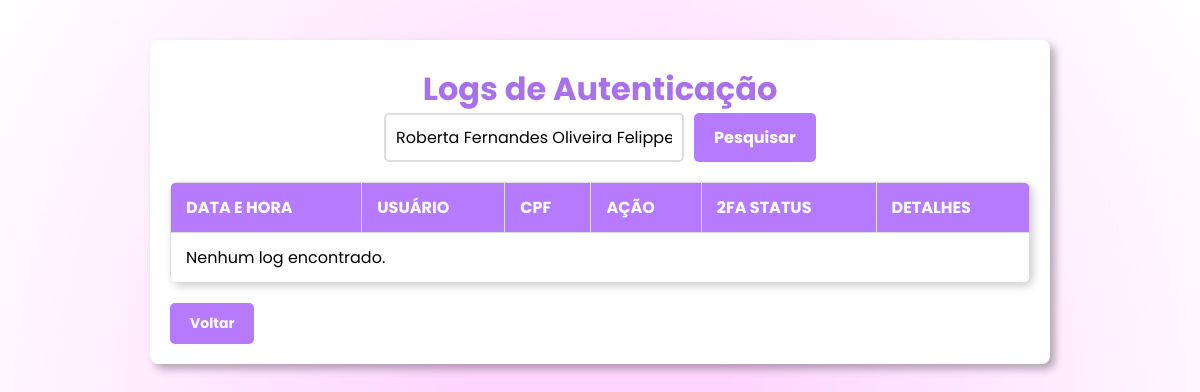
The app's page /log.php?pesquisa=Roberta Fernandes Oliveira Felippe (signed in), older data.
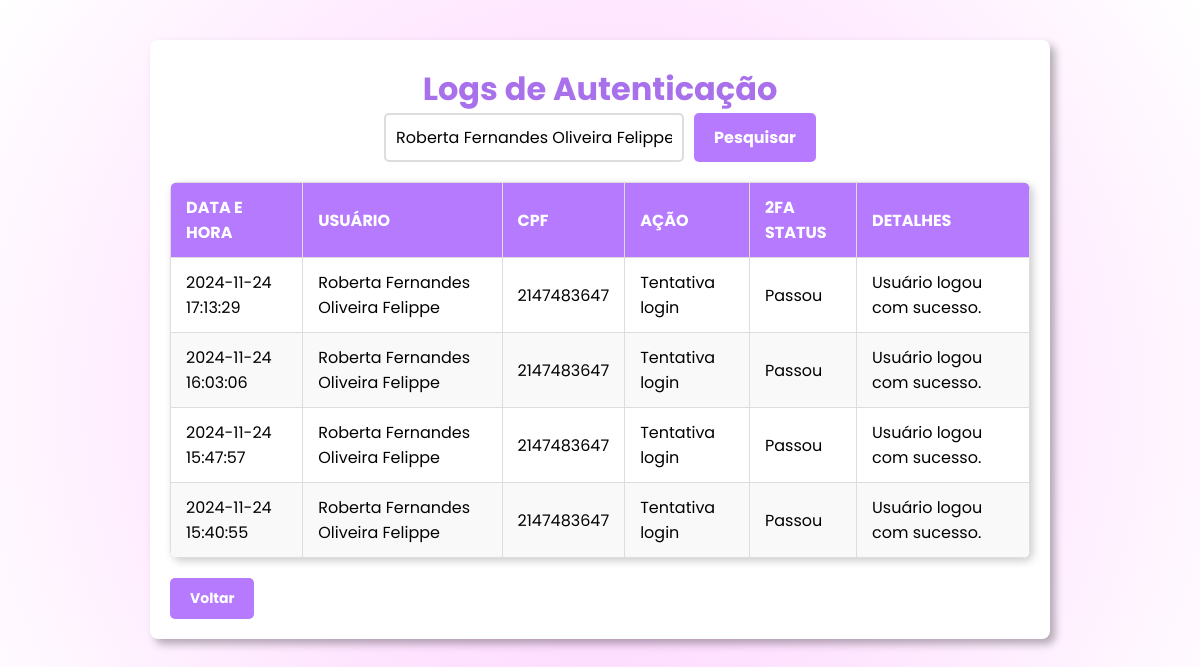
The same page, newer data.
### tables this page shows
CREATE TABLE `logs` (
  `id` int(11) NOT NULL,
  `usuario_id` int(11) DEFAULT NULL,
  `acao` varchar(255) NOT NULL,
  `data_hora` datetime DEFAULT current_timestamp(),
  `detalhes` text DEFAULT NULL,
  `2fa_status` tinyint(1) DEFAULT 0
);

CREATE TABLE `usuarios` (
  `id` int(11) NOT NULL,
  `nome` varchar(100) NOT NULL,
  `email` varchar(100) NOT NULL,
  `senha` varchar(255) NOT NULL,
  `pergunta1` varchar(255) DEFAULT NULL,
  `resposta1` varchar(255) DEFAULT NULL,
  `resposta2` varchar(255) DEFAULT NULL,
  `pergunta2` varchar(255) DEFAULT NULL,
  `pergunta3` varchar(255) DEFAULT NULL,
  `resposta3` varchar(255) DEFAULT NULL,
  `data_nascimento` date NOT NULL,
  `sexo` varchar(255) DEFAULT NULL,
  `nome_materno` varchar(255) DEFAULT NULL,
  `cpf` int(11) DEFAULT NULL,
  `telefone_celular` int(11) DEFAULT NULL,
  `telefone_fixo` int(11) DEFAULT NULL,
  `cep` int(11) DEFAULT NULL,
  `endereco_completo` varchar(255) DEFAULT NULL,
  `login` varchar(100) DEFAULT NULL,
  `tipo_usuario` enum('master','comum') DEFAULT 'comum'
);

### log.php (the view, shortened to what this page needs)
<?php
require 'db.php';
$pesquisa = isset($_GET['pesquisa']) ? $_GET['pesquisa'] : '';
$sql = "SELECT l.*, u.nome AS usuario_nome, u.cpf AS usuario_cpf
        FROM logs l
        LEFT JOIN usuarios u ON l.usuario_id = u.id
        WHERE (u.nome LIKE :pesquisa OR u.cpf LIKE :pesquisa OR l.acao LIKE :pesquisa)
        ORDER BY l.data_hora DESC";
$stmt = $pdo->prepare($sql);
$stmt->execute([':pesquisa' => '%' . $pesquisa . '%']);
$logs = $stmt->fetchAll(PDO::FETCH_ASSOC);
?>
<!DOCTYPE html>
<html lang="pt-br">
<head>
</head>
<body>
    <div class="container">
        <h1>Logs de Autenticação</h1>
        <form method="GET">
            <input type="text" name="pesquisa" placeholder="Pesquisar por nome, CPF ou ação" value="<?= htmlspecialchars($pesquisa) ?>">
            <button type="submit">Pesquisar</button>
        </form>
        <table>
            <thead>
                <tr>
                    <th>Data e Hora</th>
                    <th>Usuário</th>
                    <th>CPF</th>
                    <th>Ação</th>
                    <th>2FA Status</th>
                    <th>Detalhes</th>
                </tr>
            </thead>
            <tbody>
    <?php if ($logs): ?>
        <?php foreach ($logs as $log): ?>
            <tr>
                <td><?= htmlspecialchars($log['data_hora']) ?></td>
                <td><?= htmlspecialchars($log['usuario_nome'] ?? 'Sistema') ?></td>
                <td><?= htmlspecialchars($log['usuario_cpf'] ?? 'Não disponível') ?></td>
                <td><?= htmlspecialchars($log['acao']) ?></td>
                <td><?= ($log['2fa_status'] == '1') ? 'Passou' : 'Não passou' ?></td>
<td>
    <?php
    if ($log['2fa_status'] == '0') {
        echo 'Usuário não logou com sucesso.';
    } else {
        echo htmlspecialchars($log['detalhes']) ?: 'Detalhes não disponíveis';
    }
    ?>
</td>
            </tr>
        <?php endforeach; ?>
    <?php else: ?>
        <tr>
            <td colspan="6">Nenhum log encontrado.</td>
        </tr>
    <?php endif; ?>
</tbody>
        </table>
        <a href="index.php" class="btn-back">Voltar</a>
    </div>
</body>
</html>

Row changes from the older to the newer data that the page shows:
added logs: data_hora "2024-11-24 17:13:29", usuario.nome "Roberta Fernandes Oliveira Felippe", usuario.cpf "2147483647", acao "Tentativa login", 2fa_status "Passou", detalhes "Usuário logou com sucesso."
added logs: data_hora "2024-11-24 16:03:06", usuario.nome "Roberta Fernandes Oliveira Felippe", usuario.cpf "2147483647", acao "Tentativa login", 2fa_status "Passou", detalhes "Usuário logou com sucesso."
added logs: data_hora "2024-11-24 15:47:57", usuario.nome "Roberta Fernandes Oliveira Felippe", usuario.cpf "2147483647", acao "Tentativa login", 2fa_status "Passou", detalhes "Usuário logou com sucesso."
added logs: data_hora "2024-11-24 15:40:55", usuario.nome "Roberta Fernandes Oliveira Felippe", usuario.cpf "2147483647", acao "Tentativa login", 2fa_status "Passou", detalhes "Usuário logou com sucesso."
Text that changed along with them:
text no longer shown: "Nenhum log encontrado."
